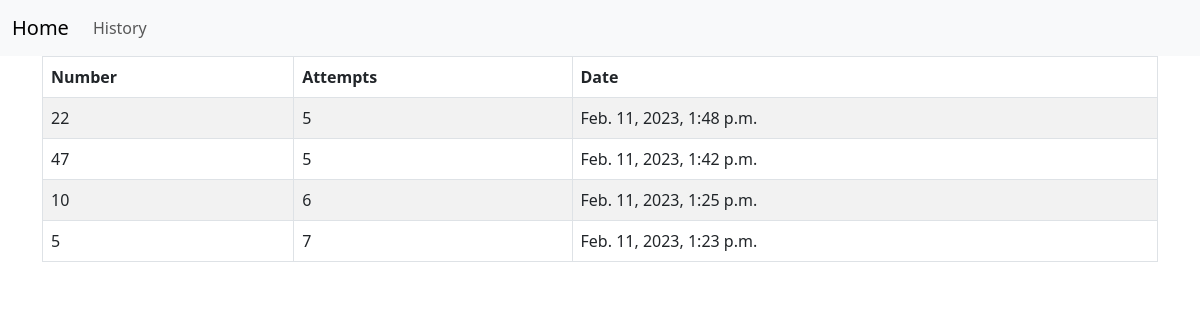
The page /history/ on the database its author committed.
### guessapp/models.py (models this page shows)
class History(models.Model):
    number = models.PositiveIntegerField()
    attempts = models.PositiveIntegerField()
    finished_at = models.DateTimeField(auto_now_add=True)

### guessapp/views.py (the view)
# urls.py: path('history/', views.history, name='history'),
def history(request):
    histories = History.objects.order_by('-finished_at')
    return render(request, "guessapp/history.html", {'histories': histories})

### guessapp/templates/guessapp/history.html (shortened to what this page needs)
{% extends 'base.html' %}
{% block content %}
    <div class="container">
<table class="table table-striped table-bordered table-hover">
    <thead>
      <tr>
        <th scope="col">Number</th>
        <th scope="col">Attempts</th>
        <th scope="col">Date</th>
      </tr>
    </thead>
    <tbody>
    {% for hist in histories %}
    <tr>
        <td>{{ hist.number }}</td>
        <td>{{ hist.attempts }}</td>
        <td>{{ hist.finished_at }}</td>
    </tr>
    {% endfor %}
</tbody>
</table><br/>
    </div>
{% endblock %}

### templates/base.html (shortened to what this page needs)
<!doctype html>
<html lang="en">
  <head>
    <link href="https://cdn.jsdelivr.net/npm/bootstrap@5.3.0-alpha1/dist/css/bootstrap.min.css" rel="stylesheet">
  </head>
  <body>
    <nav class="navbar navbar-expand-lg bg-body-tertiary">
        <div class="container-fluid">
          <a class="navbar-brand" href="{% url 'home' %}">Home</a>
          <div class="collapse navbar-collapse" id="navbarSupportedContent">
            <ul class="navbar-nav me-auto mb-2 mb-lg-0">
              <li class="nav-item">
                <a class="nav-link" href="{% url 'history' %}">History</a>
              </li>
            </ul>
          </div>
        </div>
    </nav>
{% block content %}
{% endblock %}
</body>
</html>

### rows shown on the page
History: number "22", attempts "5", finished_at "Feb. 11, 2023, 1:48 p.m."
History: number "47", attempts "5", finished_at "Feb. 11, 2023, 1:42 p.m."
History: number "10", attempts "6", finished_at "Feb. 11, 2023, 1:25 p.m."
History: number "5", attempts "7", finished_at "Feb. 11, 2023, 1:23 p.m."
